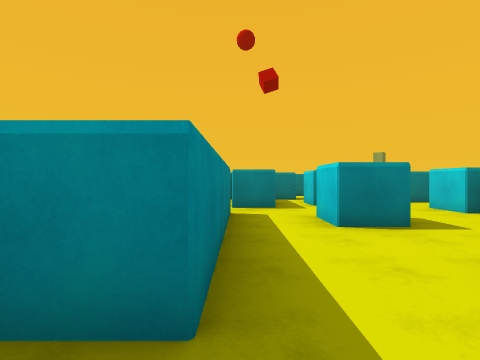
view 1 (above)

18 first-person views from a walk through a scene from a Unity 3-D project. The camera is 1.4 m above the floor, looks level and sees 85° across. The floor is counted in squares, 2 m on a side. Each view is taken from the middle of a square. On the plan, view 1 faces up. The plan holds only what a view shows up to about 9 squares ahead; the rest is blank. The player character is not drawn.

view 2
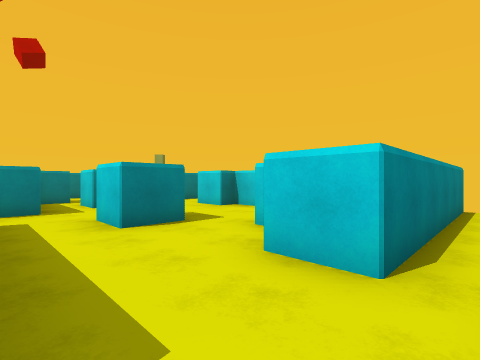

view 3
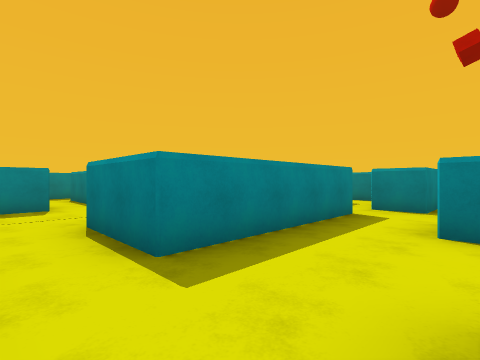

view 4
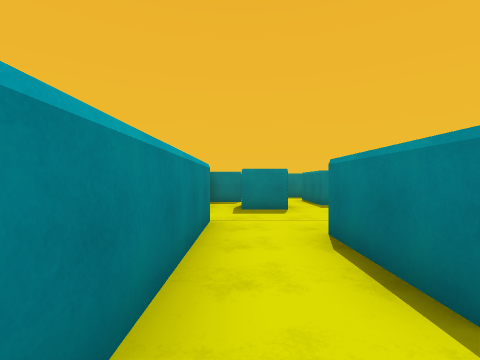

view 5
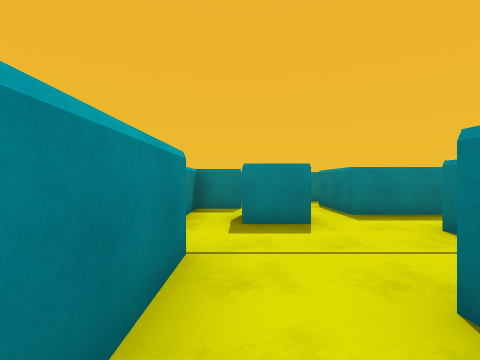

view 6
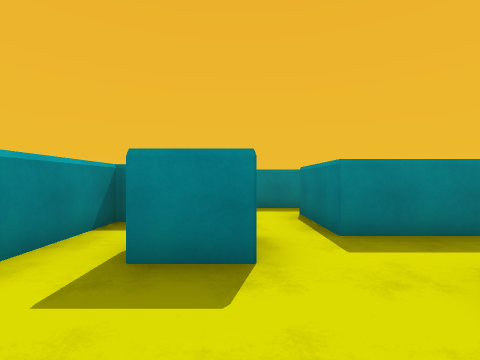

view 7
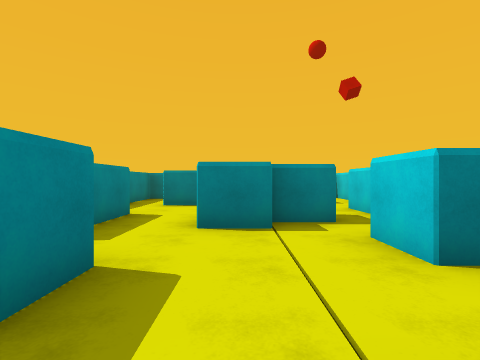

view 8
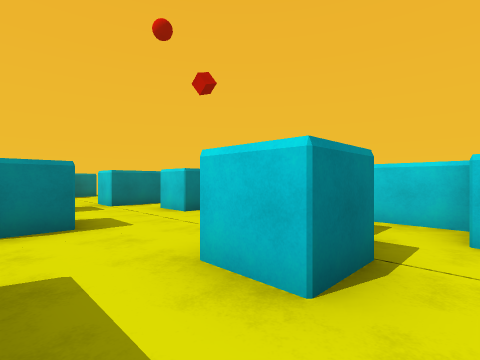

view 9
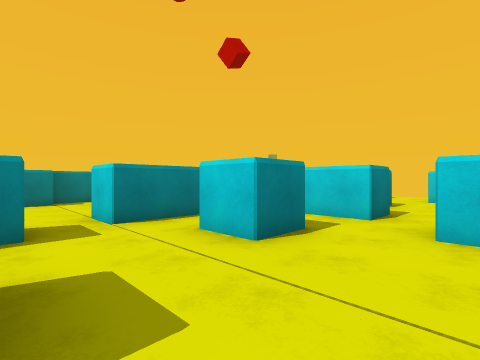

view 10
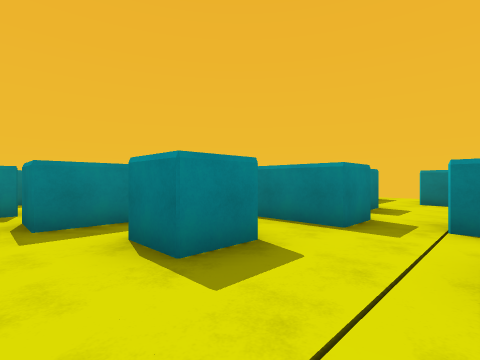

view 11
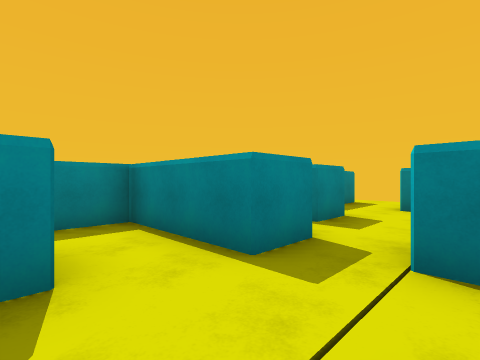

view 12
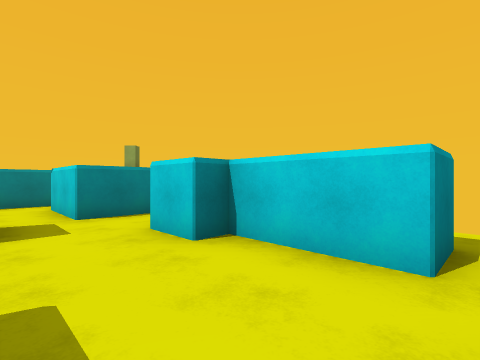

view 13
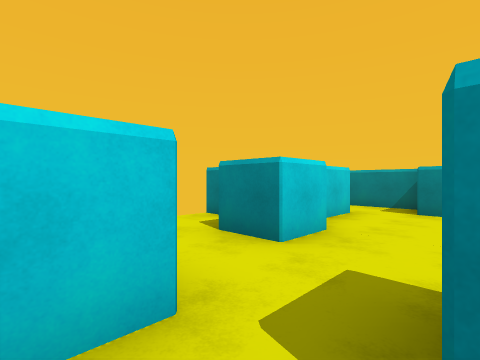

view 14
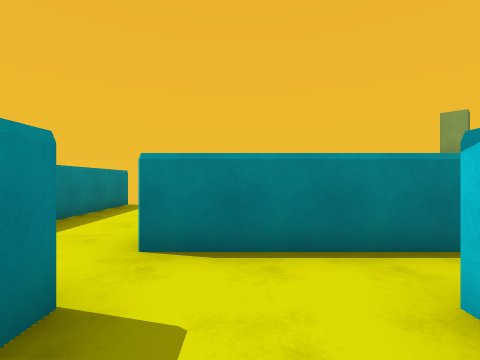

view 15
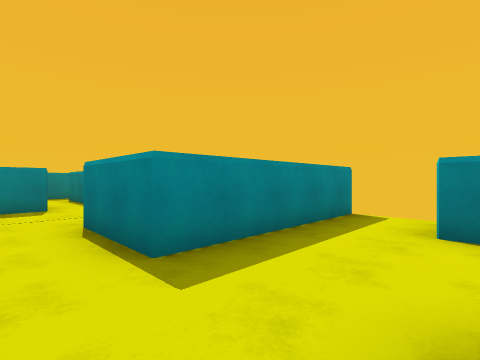

view 16
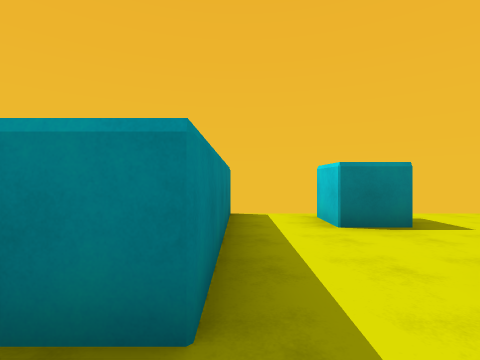

view 17
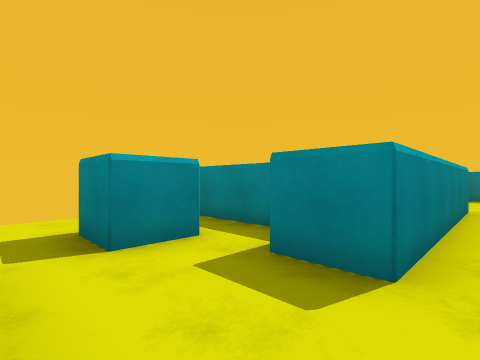

view 18
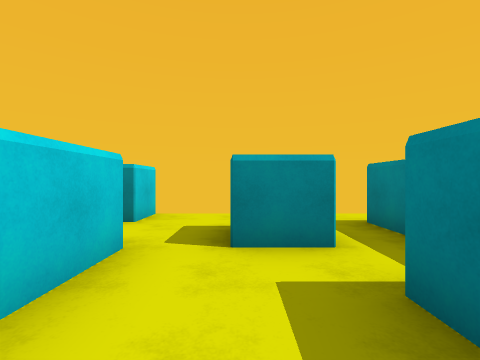

### Floor plan
Key: @ floor where view 1 was taken; # wall or solid block; x gap in a wall; . floor.
Columns run from 10 left of view 1 to 8 right of it. Each row starts with its distance up from view 1.
 17          #
 16     ..   #..x..
 15    #..   #..#..
 14   ##..## #....
 13   ...... #...
 12    .#...##...###
 11     #...........
 10     ##.### ##..#
  9   ####.... #...##
  8   #.....#.##x#...
  7   #.#.....##......
  6 ..#............##.
  5 #........#......###
  4 #  #..##.#..#...#
  3 # ##..#..#.......
  2 #.......##...##..
  1 #...#........######
  0   #.x.....@.......
 -1   ####.######..#
 -2            #...#
 -3            #x#.
 -4            #....
 -5              ..#
 -6                #

Where each view was taken, in squares from view 1:
view 1: 0 up, 0 right, facing up
view 2: 0 up, 0 right, facing up-right
view 3: 0 up, 2 right, facing up-left
view 4: 0 up, 1 right, facing left
view 5: 0 up, 1 left, facing left
view 6: 1 up, 3 left, facing left
view 7: 1 down, 4 left, facing up
view 8: 2 up, 6 left, facing up-right
view 9: 5 up, 5 left, facing up-right
view 10: 5 up, 3 left, facing up-left
view 11: 7 up, 3 left, facing up-left
view 12: 3 up, 3 right, facing up-right
view 13: 9 up, 3 right, facing down-right
view 14: 9 up, 3 right, facing up
view 15: 11 up, 2 right, facing up-left
view 16: 11 up, 0 right, facing up
view 17: 0 up, 4 right, facing down-left
view 18: 0 up, 3 right, facing down
